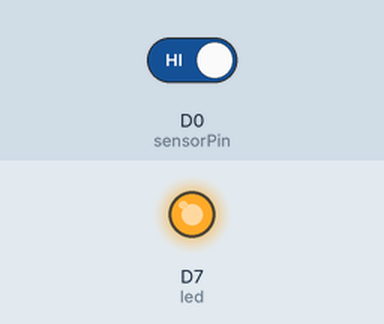
The sketch below on a simulated Particle Photon. On the bench: output pins drawn as LEDs (lit = HIGH). The test bench sets the inputs (shaded band); at power-on: D0 (sensorPin) HIGH.

Above: at 1.2 s.
1.3 s: D0 (sensorPin) driven LOW
At 2.0 s:
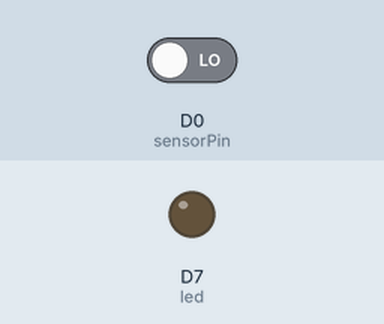
2.8 s: D0 (sensorPin) driven HIGH
At 3.1 s:
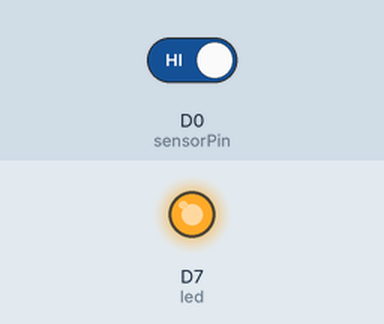
Timing chart, 0 to 5.8 s (numbered marks = the images above; inputs shaded):
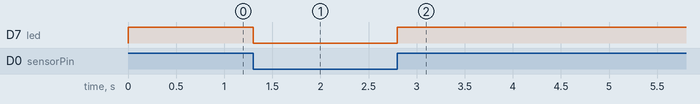

The sketch:

watchDoor.ino
```cpp
/*
 Debounce code from http://arduino.cc/en/Tutorial/Debounce
*/

// constants
const int led = D7;
const int sensorPin = D0;

// keep track of the door state
int doorState;
int lastDoorState;

// debounce variables
long lastDebounceTime = 0;
long debounceDelay = 50;

// This routine runs only once upon reset
void setup()
{
    // Configure the pins to be inputs
    pinMode(sensorPin, INPUT);
    pinMode(led, OUTPUT);

    // initialize variables
    doorState = digitalRead(sensorPin);
    lastDoorState = doorState;
}

// This routine loops forever
void loop()
{
    int sensorReading = digitalRead(sensorPin);
    digitalWrite(led, sensorReading);

    if (sensorReading != lastDoorState){
        lastDebounceTime = millis();
    }

    if ((millis() - lastDebounceTime) > debounceDelay){
        if (sensorReading != doorState){
            String message = sensorReading ? "closed" : "open";
            doorState = sensorReading;
            Spark.publish("makenova/doorState", message);
        }
    }

    lastDoorState = sensorReading;
}
```

Measured:
- after the input at 1.3 s, D7 (led): HIGH → LOW at once
- after the input at 2.8 s, D7 (led): LOW → HIGH at once
